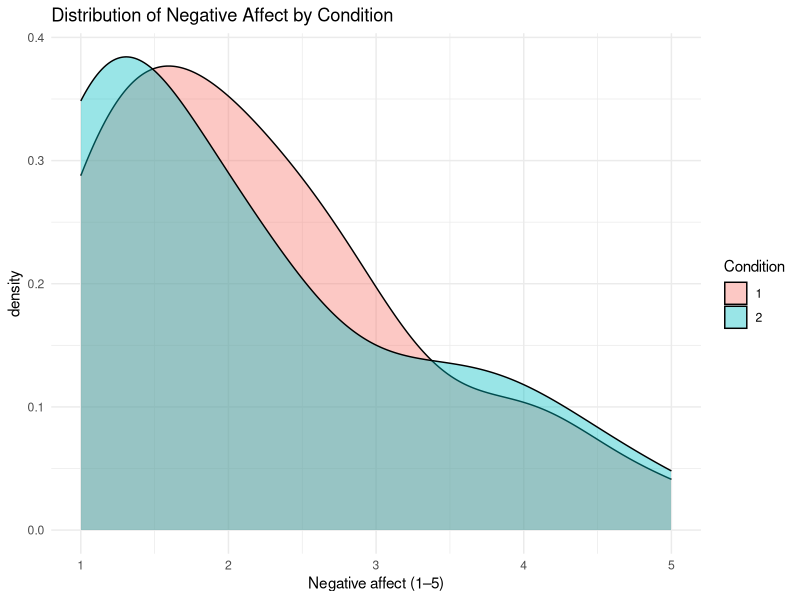
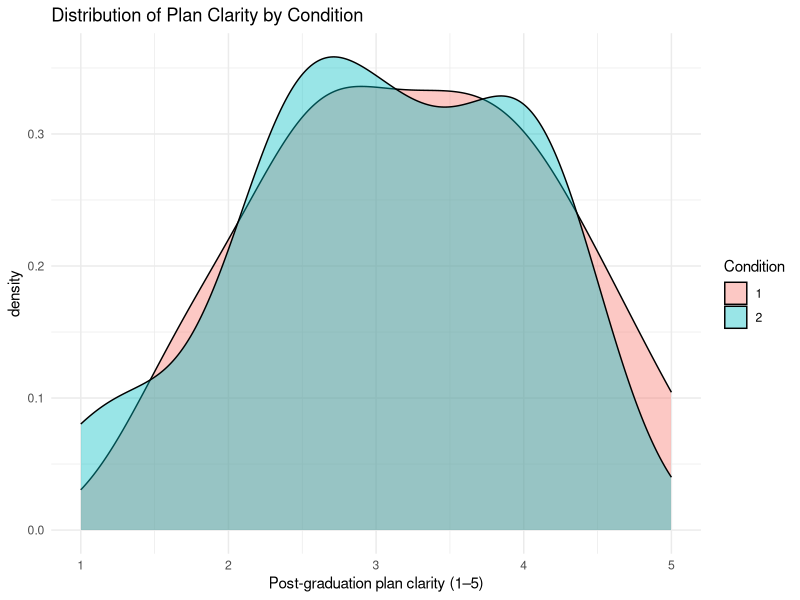

Reproduce these figures in R, in order.
## ---- chunk 1
library(tidyverse)
library(haven)

studydata_raw <- read_sav("AI Purpose Questions and Plan Clarity Study.sav") %>% 
  as_tibble()
## ---- chunk 2
studydata_emotion <- studydata_raw %>% 
  transmute(
    id           = ID,
    condition    = condition,         
    neg_affect   = NegAff_Mean
  )
## ---- chunk 3
cond1_distress <- studydata_emotion %>% 
  filter(condition == 1) %>% 
  select(id, neg_affect)

cond2_distress <- studydata_emotion %>% 
  filter(condition == 2) %>% 
  select(id, neg_affect)
## ---- chunk 4
ggplot(studydata_emotion,
       aes(x = neg_affect, fill = factor(condition))) +
  geom_density(alpha = 0.4) +
  labs(
    title = "Distribution of Negative Affect by Condition",
    x = "Negative affect (1–5)",
    fill = "Condition"
  ) +
  theme_minimal()
## ---- chunk 5
studydata_clarity <- studydata_raw %>% 
  transmute(
    id           = ID,
    condition    = condition,
    plan_clarity = PlanClarity_Mean
  )
## ---- chunk 6
cond1_clarity <- studydata_clarity %>%
  filter(condition == 1) %>%
  select(id, plan_clarity)

cond2_clarity <- studydata_clarity %>%
  filter(condition == 2) %>%
  select(id, plan_clarity)
## ---- chunk 7
ggplot(studydata_clarity,
       aes(x = plan_clarity, fill = factor(condition))) +
  geom_density(alpha = 0.4) +
  labs(
    title = "Distribution of Plan Clarity by Condition",
    x = "Post-graduation plan clarity (1–5)",
    fill = "Condition"
  ) +
  theme_minimal()
